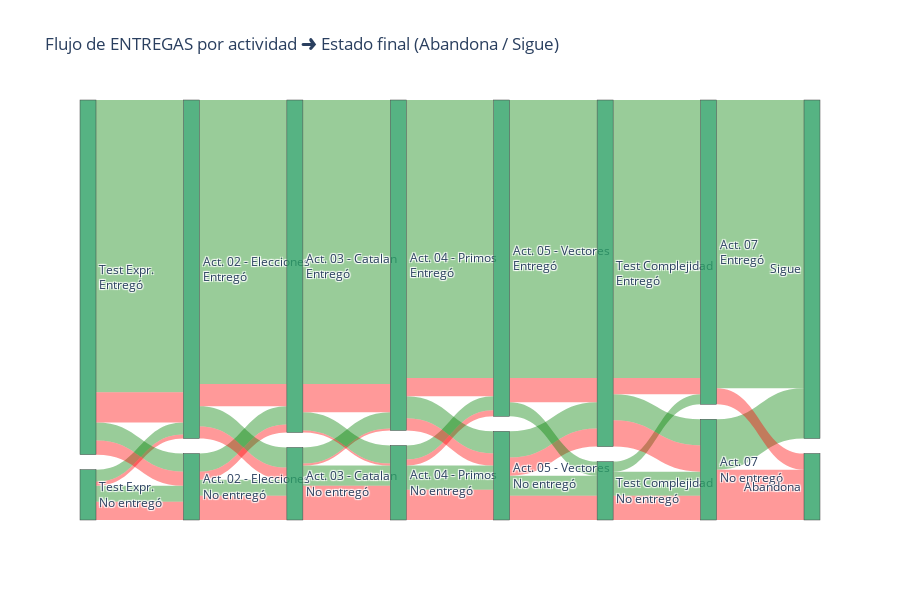

Notebook code for this chart:
### Markdown cell above
## Diagrama de entregas

### Code cell
import pandas as pd
import matplotlib.pyplot as plt
import plotly.graph_objects as go

# Assuming DATA_PATH and df_entregas setup from your original code
DATA_PATH = "/home/carlos/Documentos/TFG/spark-workspace/data/datasets"
df_entregas = pd.read_parquet(f"{DATA_PATH}/dataset_1.1.parquet")

df_entregas = df_entregas.drop(columns=["num_entregas"])

columns_entregas = df_entregas.columns.tolist()
columns_entregas.remove("Test Complejidad")
columns_entregas.insert(-2, "Test Complejidad")
df_entregas = df_entregas[columns_entregas]

columns_entregas.remove("abandona")
columns_entregas.append("abandona")
df_entregas = df_entregas[columns_entregas]

# ─────────────────── FUNCIONES ────────────────────
def build_sankey_entregas_abandono(df):
    """
    Crea nodos, enlaces y colores para:
      actividades 0/1  →  'abandona' (0 = Sigue, 1 = Abandona)
    """
    # Excluye 'userid' y 'abandona' de las columnas de actividad iniciales
    activity_cols = [c for c in df.columns if c not in {"userid", "abandona"}]
    
    node_idx, labels = {}, []
    source, target, value, link_colors = [], [], [], []
    
    # helper: traduce valor a etiqueta según la columna
    def label(col, val):
        if col == "abandona":
            return "Abandona" if val == 1 else "Sigue"
        return "Entregó" if val == 1 else "No entregó"
    
    # Define colores para los enlaces
    color_abandona = "rgba(255, 0, 0, 0.4)"  # Rojo para abandono
    color_sigue = "rgba(0, 128, 0, 0.4)"     # Verde para continuar
    
    # 1) registrar nodos para las actividades
    for col in activity_cols:
        for val in (1, 0): # 1 primero para que quede arriba
            node_idx[(col, val)] = len(labels)
            labels.append(f"{col}<br>{label(col,val)}")
            
    # 1.1) registrar nodos para el estado final de abandono
    # Estos nodos deben aparecer al final del diagrama.
    # Necesitamos asegurar que sus índices sean únicos y secuenciales después de las actividades.
    # Las etiquetas "Sigue" y "Abandona" se añadirán una vez al final.
    node_idx[("abandona", 0)] = len(labels) # Sigue
    labels.append("Sigue")
    node_idx[("abandona", 1)] = len(labels) # Abandona
    labels.append("Abandona")

    # 2) contar transiciones entre columnas consecutivas de actividades
    for col1, col2 in zip(activity_cols[:-1], activity_cols[1:]):
        counts = (
            df.groupby([col1, col2, "abandona"]).size().reset_index(name="n")
        )
        for _, row in counts.iterrows():
            v1, v2, abandona_status, n = int(row[col1]), int(row[col2]), int(row["abandona"]), int(row["n"])
            
            source.append(node_idx[(col1, v1)])
            target.append(node_idx[(col2, v2)])
            value.append(n)
            
            if abandona_status == 1:
                link_colors.append(color_abandona)
            else:
                link_colors.append(color_sigue)

    # 3) Contar transiciones de la última actividad al estado final (abandona/sigue)
    last_activity_col = activity_cols[-1]
    counts_to_final = (
        df.groupby([last_activity_col, "abandona"]).size().reset_index(name="n")
    )
    for _, row in counts_to_final.iterrows():
        v_last_act, abandona_status, n = int(row[last_activity_col]), int(row["abandona"]), int(row["n"])
        
        source.append(node_idx[(last_activity_col, v_last_act)])
        target.append(node_idx[("abandona", abandona_status)]) # Conecta con el nodo 'Abandona' o 'Sigue'
        value.append(n)
        
        if abandona_status == 1:
            link_colors.append(color_abandona)
        else:
            link_colors.append(color_sigue)
    
    return labels, source, target, value, link_colors

def plot_sankey(labels, source, target, value, link_colors, title):
    fig = go.Figure(go.Sankey(
        arrangement="snap",
        node=dict(label=labels, pad=15, thickness=16,
                  color="rgba(44,160,101,0.8)"), # El color del nodo puede ser genérico o personalizado
        link=dict(source=source, target=target, value=value,
                  color=link_colors) # Usar los colores de los enlaces generados dinámicamente
    ))
    fig.update_layout(title_text=title, font_size=12, height=600)
    fig.show()

# ─────────────────── EJECUCIÓN ────────────────────
labels, src, tgt, val, link_colors = build_sankey_entregas_abandono(df_entregas)

plot_sankey(labels, src, tgt, val, link_colors,
            "Flujo de ENTREGAS por actividad ➜ Estado final (Abandona / Sigue)")

### Figure 1 — Plotly figure (JSON) as saved in the notebook; plotly's stock layout.template omitted (floating-point values rounded to 4 significant figures)
{"data": [{"arrangement": "snap", "link": {"color": ["rgba(0, 128, 0, 0.4)", "rgba(255, 0, 0, 0.4)", "rgba(0, 128, 0, 0.4)", "rgba(255, 0, 0, 0.4)", "rgba(0, 128, 0, 0.4)", "rgba(255, 0, 0, 0.4)", "rgba(0, 128, 0, 0.4)", "rgba(255, 0, 0, 0.4)", "rgba(0, 128, 0, 0.4)", "rgba(255, 0, 0, 0.4)", "rgba(0, 128, 0, 0.4)", "rgba(255, 0, 0, 0.4)", "rgba(0, 128, 0, 0.4)", "rgba(255, 0, 0, 0.4)", "rgba(0, 128, 0, 0.4)", "rgba(255, 0, 0, 0.4)", "rgba(0, 128, 0, 0.4)", "rgba(255, 0, 0, 0.4)", "rgba(0, 128, 0, 0.4)", "rgba(255, 0, 0, 0.4)", "rgba(0, 128, 0, 0.4)", "rgba(255, 0, 0, 0.4)", "rgba(0, 128, 0, 0.4)", "rgba(255, 0, 0, 0.4)", "rgba(0, 128, 0, 0.4)", "rgba(255, 0, 0, 0.4)", "rgba(0, 128, 0, 0.4)", "rgba(255, 0, 0, 0.4)", "rgba(0, 128, 0, 0.4)", "rgba(255, 0, 0, 0.4)", "rgba(0, 128, 0, 0.4)", "rgba(255, 0, 0, 0.4)", "rgba(0, 128, 0, 0.4)", "rgba(255, 0, 0, 0.4)", "rgba(0, 128, 0, 0.4)", "rgba(255, 0, 0, 0.4)", "rgba(0, 128, 0, 0.4)", "rgba(0, 128, 0, 0.4)", "rgba(255, 0, 0, 0.4)", "rgba(0, 128, 0, 0.4)", "rgba(255, 0, 0, 0.4)", "rgba(0, 128, 0, 0.4)", "rgba(0, 128, 0, 0.4)", "rgba(255, 0, 0, 0.4)", "rgba(0, 128, 0, 0.4)", "rgba(255, 0, 0, 0.4)", "rgba(0, 128, 0, 0.4)", "rgba(255, 0, 0, 0.4)", "rgba(0, 128, 0, 0.4)", "rgba(255, 0, 0, 0.4)"], "source": [1, 1, 1, 1, 0, 0, 0, 0, 3, 3, 3, 3, 2, 2, 2, 2, 5, 5, 5, 5, 4, 4, 4, 4, 7, 7, 7, 7, 6, 6, 6, 6, 9, 9, 9, 9, 8, 8, 8, 11, 11, 11, 10, 10, 10, 10, 13, 13, 12, 12], "target": [3, 3, 2, 2, 3, 3, 2, 2, 5, 5, 4, 4, 5, 5, 4, 4, 7, 7, 6, 6, 7, 7, 6, 6, 9, 9, 8, 8, 9, 9, 8, 8, 11, 11, 10, 10, 11, 10, 10, 13, 13, 12, 13, 13, 12, 12, 14, 15, 14, 15], "value": [8, 9, 6, 2, 9, 7, 145, 15, 8, 12, 9, 4, 10, 6, 141, 11, 10, 17, 8, 1, 9, 1, 141, 14, 12, 15, 7, 3, 11, 6, 138, 9, 10, 12, 13, 9, 7, 138, 12, 12, 12, 5, 13, 13, 138, 8, 25, 25, 143, 8]}, "node": {"color": "rgba(44,160,101,0.8)", "label": ["Test Expr.<br>Entregó", "Test Expr.<br>No entregó", "Act. 02 - Elecciones<br>Entregó", "Act. 02 - Elecciones<br>No entregó", "Act. 03 - Catalan<br>Entregó", "Act. 03 - Catalan<br>No entregó", "Act. 04 - Primos<br>Entregó", "Act. 04 - Primos<br>No entregó", "Act. 05 - Vectores<br>Entregó", "Act. 05 - Vectores<br>No entregó", "Test Complejidad<br>Entregó", "Test Complejidad<br>No entregó", "Act. 07<br>Entregó", "Act. 07<br>No entregó", "Sigue", "Abandona"], "pad": 15, "thickness": 16}, "type": "sankey"}], "layout": {"font": {"size": 12}, "height": 600, "title": {"text": "Flujo de ENTREGAS por actividad ➜ Estado final (Abandona / Sigue)"}}}
